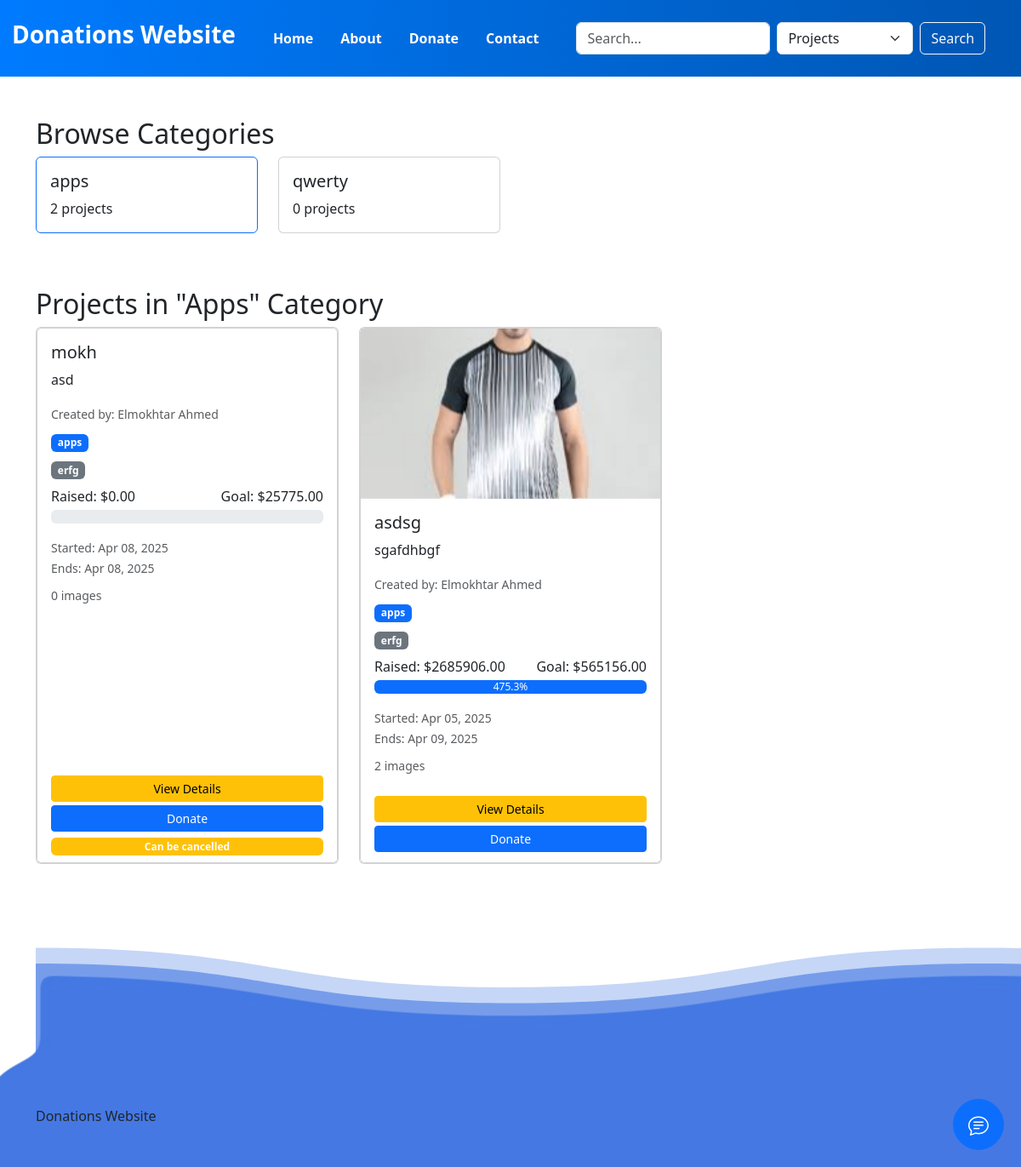
The app's page /?category=apps, older data.
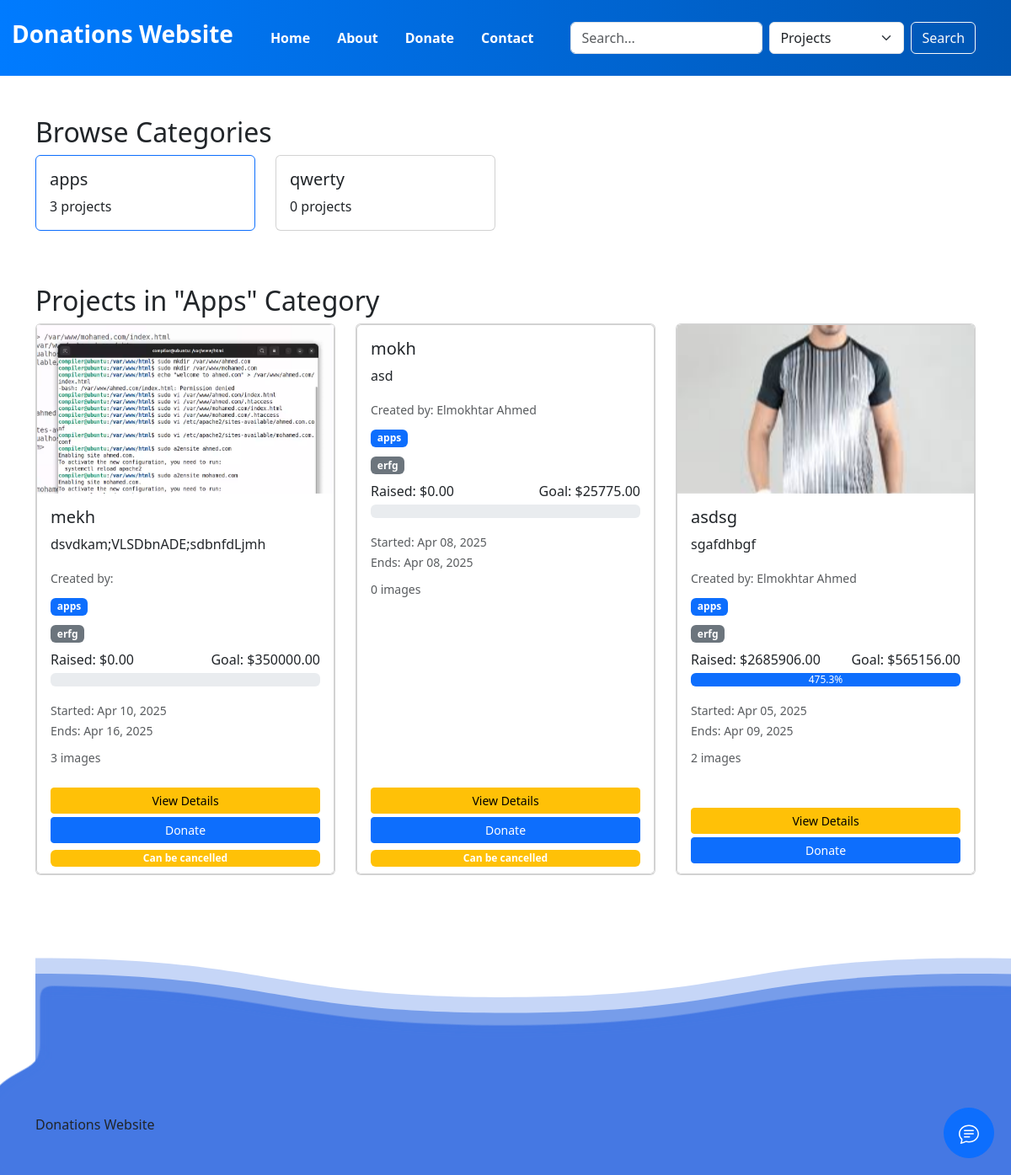
The same page, newer data.
### dashboard/models.py (models this page shows, shortened)
class Category(models.Model):
    name = models.CharField(max_length=100)
    description = models.TextField()
    slug = models.SlugField(blank=True)  # ⚠️ no unique=True for now!
    class Meta:
        verbose_name_plural = "Categories"

class Project(models.Model):
    creator = models.ForeignKey(User, on_delete=models.CASCADE)
    title = models.CharField(max_length=100)
    details = models.TextField()
    category = models.ForeignKey(Category, on_delete=models.CASCADE)
    tags = models.ManyToManyField(Tag)
    target = models.DecimalField(max_digits=10, decimal_places=2, null=True, blank=True,
                                help_text="Target amount to raise")
    current_amount = models.DecimalField(max_digits=10, decimal_places=2, default=0)
    start_time = models.DateTimeField(auto_now_add=True)
    end_time = models.DateTimeField(null=True, blank=True)
    @property
    def funding_percentage(self):
        if self.target == 0:
            return 0
        return (self.current_amount / self.target) * 100
    @property
    def can_be_cancelled(self):
        return self.funding_percentage < 25

class Tag(models.Model):
    name = models.CharField(max_length=50, unique=True) # to use in searching

class ProjectPictures(models.Model):
    project = models.ForeignKey(Project, on_delete=models.CASCADE)
    image = models.ImageField(upload_to='projects/images')

### users/models.py (models this page shows, shortened)
class User(AbstractUser):
    fname = models.CharField(max_length=50)
    lname = models.CharField(max_length=50)
    email = models.EmailField(unique=True)
    password = models.CharField(max_length=50)
    facebook_acount = models.CharField(max_length=50, null=True,blank=True)
    Birthdate = models.DateTimeField(null=True, blank=True)
    phone = models.CharField(max_length=50)
    active_email = models.BooleanField(default=False)
    picture = models.ImageField(upload_to='users/', null=True, blank=True, default='default.jpg')

### main/views.py (the view)
# urls.py: path('', HomePage.as_view(), name='home'),
class HomePage(TemplateView):
    template_name = 'main/home.html'
    def get_context_data(self, **kwargs):
        context = super().get_context_data(**kwargs)
        request = self.request
        category_slug = request.GET.get('category')
        project_query = Project.objects.select_related(
            'creator', 'category'
        ).prefetch_related(
            'tags', 'projectpictures_set'
        ).annotate(
            image_count=Count('projectpictures'),
            total_donations=Sum('current_amount'),
        )
        if category_slug:
            project_query = project_query.filter(category__slug=category_slug)
        context['projects'] = project_query.order_by('-start_time')[:10]
        context['categories'] = Category.objects.annotate(
            project_count=Count('project')
        ).order_by('-project_count')[:8]
        context['selected_category'] = category_slug
        return context

### main/templates/main/home.html
{% extends "parent.html" %}
{% block content %}
<div class="container my-5">
    <section class="mb-5">
        <h2>Browse Categories</h2>
        <div class="row">
            {% for category in categories %}
            <div class="col-md-3 mb-3">
                <a href="/?category={{ category.slug }}" style="text-decoration: none; color: inherit;">
                    <div class="card {% if category.slug == selected_category %}border-primary{% endif %}">
                        <div class="card-body">
                            <h5 class="card-title">{{ category.name }}</h5>
                            <p class="card-text">{{ category.project_count }} projects</p>
                        </div>
                    </div>
                </a>
            </div>
            {% endfor %}
        </div>
    </section>
    <section>
        <h2>
            {% if selected_category %}
                Projects in "{{ selected_category|capfirst }}" Category
            {% else %}
                Featured Projects
            {% endif %}
        </h2>
        {% if projects %}
        <div class="row">
            {% for project in projects %}
            <div class="col-md-4 mb-4 d-flex">
                <div class="card w-100 h-100">
                    {% include "components/project_component.html" with project=project %}
                </div>
            </div>
            {% endfor %}
        </div>
        {% else %}
            <p>No projects found in this category.</p>
        {% endif %}
    </section>
{% endblock %}

### main/templates/components/project_component.html (shortened to what this page needs)
<div class="card h-100 d-flex flex-column">
    {% if project.projectpictures_set.all %}
    <div id="carousel-{{ project.id }}" class="carousel slide" data-bs-ride="carousel">
        <div class="carousel-inner">
            {% for picture in project.projectpictures_set.all %}
            <div class="carousel-item {% if forloop.first %}active{% endif %}">
                <img src="{{ picture.image.url }}" class="d-block w-100" alt="{{ project.title }}" style="height: 200px; object-fit: cover;">
            </div>
            {% endfor %}
        </div>
    </div>
    {% endif %}
    <div class="card-body d-flex flex-column">
        <h5 class="card-title">{{ project.title }}</h5>
        <p class="card-text">{{ project.details|truncatewords:30 }}</p>
        <div class="mb-2">
            <small class="text-muted">Created by: {{ project.creator.fname }} {{ project.creator.lname }}</small>
        </div>
        <div class="mb-2">
            <span class="badge bg-primary">{{ project.category.name }}</span>
        </div>
        <div class="mb-2">
            {% for tag in project.tags.all %}
            <span class="badge bg-secondary">{{ tag.name }}</span>
            {% endfor %}
        </div>
        <div class="funding-info mb-3">
            <div class="d-flex justify-content-between mb-1">
                <span>Raised: ${{ project.current_amount }}</span>
                <span>Goal: ${{ project.target }}</span>
            </div>
            <div class="progress">
                <div class="progress-bar" role="progressbar" style="width: {{ project.funding_percentage }}%"
                    aria-valuenow="{{ project.funding_percentage }}" aria-valuemin="0" aria-valuemax="100">
                    {{ project.funding_percentage|floatformat:1 }}%
                </div>
            </div>
        </div>
        <div class="time-info">
            <small class="text-muted">
                Started: {{ project.start_time|date:"M d, Y" }}
                {% if project.end_time %}
                <br>Ends: {{ project.end_time|date:"M d, Y" }}
                {% endif %}
            </small>
        </div>
        <div class="mt-2">
            <small class="text-muted">{{ project.image_count }} images</small>
        </div>
    </div>
    <div class="card-footer bg-white border-top-0">
        <a href="{% url 'project_detail' project.id %}" class="btn btn-warning btn-sm w-100 mb-1">View Details</a>
        <a href="{% url 'donate' project.id %}" class="btn btn-primary btn-sm w-100 mb-1">Donate</a>
        {% if project.can_be_cancelled %}
        <span class="badge bg-warning w-100 text-center">Can be cancelled</span>
        {% endif %}
    </div>
</div>

Row changes from the older to the newer data that the page shows:
computed for Category "apps": project_count "2" → "3"
added Project: title "mekh", details "dsvdkam;VLSDbnADE;sdbnfdLjmh", category.name "apps", current_amount "0.00", target "350000.00", start_time "Apr 10, 2025", end_time "Apr 16, 2025", image_count "3", shows "Can be cancelled", Tag (name "erfg")
added ProjectPictures: image (picture), shown under "mekh"
